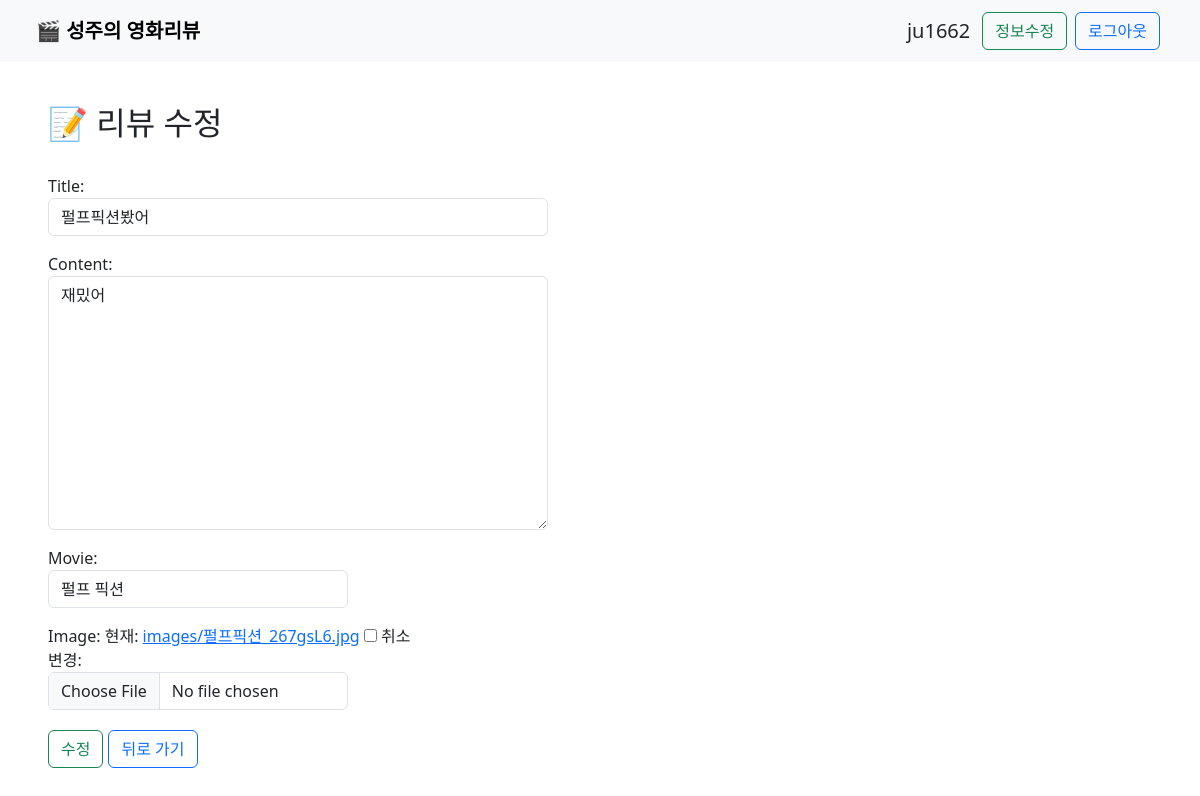
Page /reviews/3/update/ (signed in) on the committed database.
### reviews/models.py (models this page shows, shortened)
class Review(models.Model):
    user = models.ForeignKey(settings.AUTH_USER_MODEL,
                             on_delete=models.CASCADE)
    emote_user = models.ManyToManyField(
        settings.AUTH_USER_MODEL, related_name='emote_reviews', through='Emote')
    title = models.CharField(max_length=50)
    content = models.TextField()
    movie = models.CharField(max_length=50)
    created_at = models.DateTimeField(auto_now_add=True)
    updated_at = models.DateTimeField(auto_now=True)
    image = models.ImageField(upload_to='images/', blank=True, null=True)
    image_thumbnail = ImageSpecField(source='image',
                                     processors=[ResizeToFill(300, 424)],
                                     format='JPEG',
                                     options={'quality': 90})
    like_users = models.ManyToManyField(
        settings.AUTH_USER_MODEL, related_name='like_reviews')

### reviews/views.py (the view)
# urls.py: path('update/', views.update, name='update'),
@login_required
def update(request, review_pk):
    review = Review.objects.get(pk=review_pk)
    if request.user != review.user:
        return redirect('reviews:index')
    if request.method == 'POST':
        form = ReviewForm(request.POST, request.FILES, instance=review)
        if form.is_valid():
            form.save()
            new_images = request.FILES.getlist('new_images')
            if new_images:
                review.image.add(*new_images)
            return redirect('reviews:detail', review.pk)
    else:
        form = ReviewForm(instance=review)
    context = {
        'review': review,
        'form': form,
    }
    return render(request, 'reviews/update.html', context)

### reviews/forms.py
class ReviewForm(forms.ModelForm):
    class Meta:
        model = Review
        fields = ('title', 'content', 'movie', 'image')
        widgets = {
            'title': forms.TextInput(attrs={'class': 'form-control', 'style': 'width: 500px;'}),
            'content': forms.Textarea(attrs={'class': 'form-control', 'style': 'width: 500px;'}),
            'movie': forms.TextInput(attrs={'class': 'form-control', 'style': 'width: 300px;'}),
            'image': ClearableFileInput(attrs={'class': 'form-control', 'style': 'width: 300px;'}),
        }

### reviews/templates/reviews/update.html (shortened to what this page needs)
<!DOCTYPE html>
<html lang="en">
  <head>
    <link
      href="https://cdn.jsdelivr.net/npm/bootstrap@5.3.0-alpha1/dist/css/bootstrap.min.css"
      rel="stylesheet"
    />
  </head>
  <body>
    <div class="sticky-top mb-4" style="height: 56px">
      <nav class="navbar navbar-expand-sm bg-body-tertiary">
        <div class="container-fluid">
          <a class="navbar-brand ps-4 fw-bold" href="{% url 'reviews:index' %}"
            >🎬 성주의 영화리뷰</a
          >
          <div class="justify-content-end d-flex align-items-center pe-4">
            {% if request.user.is_authenticated %}
            <div class="d-flex align-items-center">
              <span class="m-2 h5">{{ user }}</span>
              <a
                class="btn btn-outline-success m-1"
                href="{% url 'accounts:update' %}"
                >정보수정</a
              >
              <form action="{% url 'accounts:logout' %}" method="POST">
                <input
                  class="btn btn-outline-primary m-1"
                  type="submit"
                  value="로그아웃"
                />
              </form>
            </div>
            {% endif %}
          </div>
        </div>
      </nav>
    </div>
    <div class="m-5">
      <h2>📝 리뷰 수정</h2>
      <br />
      <form
        action="{% url 'reviews:update' review.pk %}"
        method="POST"
        enctype="multipart/form-data"
      >
        {% csrf_token %} {{ form.as_p }}
        <div class="button-group">
          <input type="submit" value="수정" class="btn btn-outline-success" />
          <a href="{% url 'reviews:index' %}">
            <button type="button" class="btn btn-outline-primary">
              뒤로 가기
            </button>
          </a>
        </div>
      </form>
    </div>
  </body>
</html>

### reviews/templates/reviews/update.html (style rules this page uses)
.btn { margin-right: 5px; }
.button-group { display: flex; justify-content: flex-start; margin-top: 20px; }

### rows in the picture
Review: title "펄프픽션봤어", content "재밌어", movie "펄프 픽션"

### other values in the picture
{{ user }} "ju1662"
